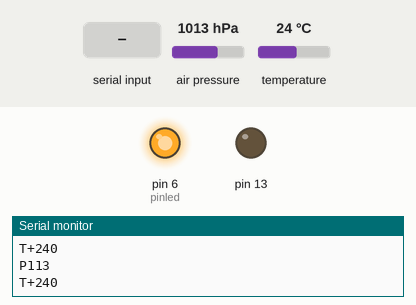
Bench run of a sketch on a simulated Arduino Uno, built with avr-gcc and run on an emulated ATmega328P. Parts: output pins drawn as LEDs (lit = HIGH), the last lines printed to the serial monitor. Dashed ring = blinking. Inputs (shaded band) come from the test bench; at power-on: air pressure 1013 hPa, temperature 24 °C.

Above: at 1.2 s.
1.3 s: ".\n" received over Serial
At 4.2 s:
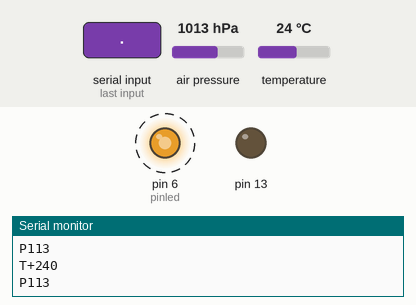
4.3 s: "1\n" received over Serial
At 9.9 s:
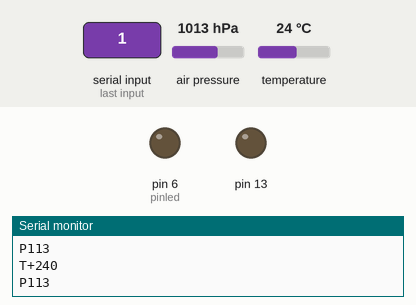
Timing chart, 0 to 11.4 s (numbered marks = the images above; inputs shaded):
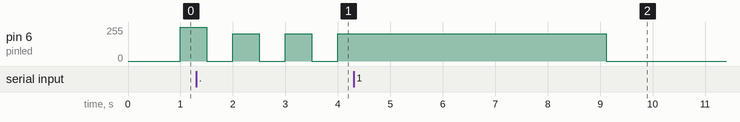

The sketch:

led1.ino
```cpp
#include <Wire.h>
#include <Adafruit_BMP085.h>
#include "TimerOne.h"
//http://ai2.appinventor.mit.edu/
//http://appinventor.mit.edu/test/
//http://mikrokontrolery.blogspot.com/2011/03/android-bluetooth-pierwsza-aplikacja-APP-Inventor-cz-II-v2.html

int btcmd;

int ledpwm;
int ledon;
int ledtim;

int pinled = 6;

Adafruit_BMP085 bmp;

void callback() {
  if(++ledtim % 2) {
    analogWrite(pinled, 0);
    return;
  }
  if(!ledon) {
    analogWrite(pinled, 0);
    return;
  }
  analogWrite(pinled, ledpwm);
}

void setup() {
  Serial.begin(9600);
  //Serial.print("AT+NAME=mstanek\r\n");
  //Serial.print("AT+VERSION?\r\n");
  pinMode(pinled, OUTPUT);
  pinMode(13, OUTPUT);
  Timer1.initialize(500000);
  Timer1.attachInterrupt(callback);
  if (!bmp.begin()) {
    for(;;) {
      digitalWrite(13, !digitalRead(13));
      delay(100);
    }
  }
  btcmd = 0;
  ledpwm=255;
  ledon=1;
  ledtim=0;
}

void loop() {

  if(Serial.available() > 0) {
    char b = Serial.read();
    if(b == '.') {
      btcmd = 0;
    } else {
      btcmd++;
    }

    switch(btcmd) {
      case 1: {
        // brightness '0'-'9'
        ledpwm = map(b - '0', 0, 9, 0, 255);
        break;
      }
      case 2: {
        // on='1', off='0'
        if(b == '1') {
          ledon = 1;
        } else {
          ledon = 0;
        }
        break;
      }
      case 3: {
        // frequency
        Timer1.setPeriod(map(b - '0', 0, 9, 1000000, 100000));
        break;
      }
    }
  }

  // MESSAGE FORMAT
  // <msg type char><value>{n}

  int temp = (int)(bmp.readTemperature()*10);
  char temp_sign = (temp < 0)?'-':'+';
  temp = (temp < 0)?-temp:temp;
  int temp_1 = temp % 10;
  int temp_10 = (temp-temp_1)/10 % 10;
  int temp_100 = (temp-temp_10-temp_1)/100 % 10;
  Serial.print('T');
  Serial.print(temp_sign);
  Serial.print(temp_100);
  Serial.print(temp_10);
  Serial.print(temp_1);
  Serial.print('\n');

  int p = ((long)(bmp.readPressure()) - 90000) / 100;
  int p_1 = p % 10;
  int p_10 = (p-p_1)/10 % 10;
  int p_100 = (p-p_10-p_1)/100 % 10;
  Serial.print('P');
  Serial.print(p_100);
  Serial.print(p_10);
  Serial.print(p_1);
  Serial.print('\n');
}
```
